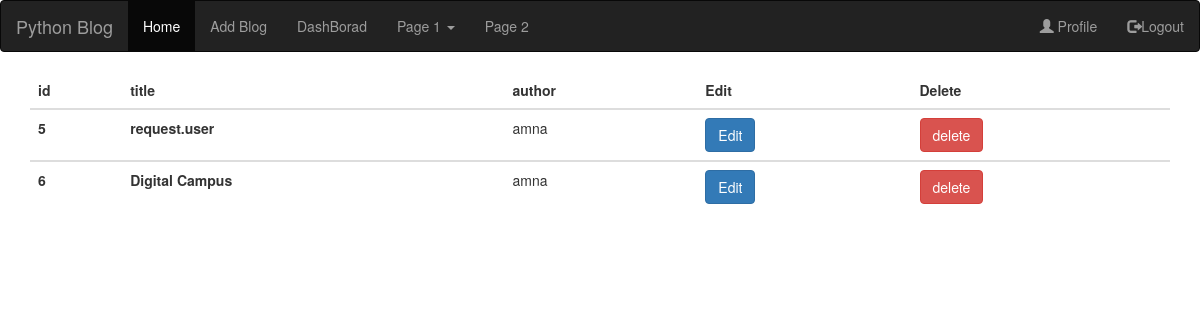
Screenshot of /dashboard (signed in) with the database file from the repository.
### blog/models.py (models this page shows)
class Blog_model(models.Model):
    author = models.ForeignKey(User, on_delete=models.CASCADE)
    title = models.CharField(max_length=500)
    body = models.TextField()
    DateAndTime = models.DateTimeField(auto_now_add=True)

### blog/views.py (the view)
# urls.py: path("dashboard",views.dashboard,name="dashboard"),
def dashboard(request):
    hp = Blog_model.objects.all()
    return render(request,"blog/dashboard.html",{'hp':hp})

### blog/templates/blog/dashboard.html (shortened to what this page needs)
{% extends "base.html" %}
{% block content %}
{% if hp%}
<div class="container">
<table class="table mt-4">
    <thead>
      <tr>
        <th scope="col">id</th>
        <th scope="col">title</th>
        <th scope="col">author</th>
        <th scope="col">Edit</th>
        <th scope="col">Delete</th>
      </tr>
    </thead>
    {% for h in hp %}
    <tbody>
        {% if  user.id == h.author.id %}
      <tr>
        <th scope="row">{{h.id}}</th>
        <th scope="row">{{h.title}}</th>
        <td>{{h.author}}</td>
        <td>
            <a href="{% url 'editblog' h.id %}" class="btn btn-primary">Edit</a></td>
        <td>
            <form action="{% url 'delete' h.id %}" method="post">
       <input type="submit" class="btn btn-danger" value="delete">
        </form>
        </td>
      </tr>
    </tbody>
   {% endif %}
    {% endfor %}
     </table>
     {% else %}
      <h2>No record</h2>
     {% endif %}
     </div>
    {% endblock content %}

### rows the page displays
Blog_model: id "5", title "request.user", author "amna"
Blog_model: id "6", title "Digital Campus", author "amna"
